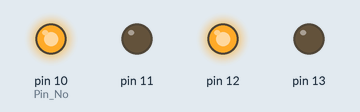
A sketch run on a simulated Arduino Uno, built with avr-gcc and run on an emulated ATmega328P. On the bench: output pins drawn as LEDs (lit = HIGH).

Above: at 1.0 s.
At 3.0 s:
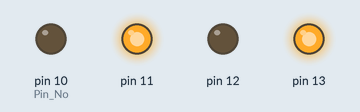
Timing chart, 0 to 5.2 s (numbered marks = the images above):
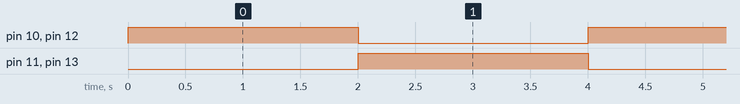

Measured:
- by itself, pin 10 (Pin_No), pin 11–13: alternates HIGH for 2.0 s and LOW for 2.0 s

The sketch:

Motor_Testing.ino
```cpp
/*
** In this program we will check whether left & right motor are going forward. The robot motors will keep on moving.

Pin Connection:
1. Connect wires of pin no: 10,11 to M1-IN socket of Motor driver.
2. Connect wires of pin no: 12,13 to M2-IN socket of Motor driver.
3. Connect the left motor wires to M1-OUT socket.
4. Connect the right motor wires to M2-OUT socket.

Output:
After uploading this program you may get three types of output.
1. Both motors will go forward.
2. One motor will go forward and other backward.
3. Both the motors will go backward

4. If both your motors are moving forward then your program is running properly,
5. If anyone of your motor is going backward then you have to swap
the wires of that motor in the Mx-OUT section of the motor driver.

Eg: Suppose the color of your left motor wires are black & white and after connecting the wires in
M1-OUT socket of motor driver the motor is moving backward then you will swap the wires in M1-OUT socket.
i.e You will place white wire in place of black and black wire in place of white.

*/

void setup(){
pinMode(10,OUTPUT);       //Pin No: 10, 11, 12, 13  are output pins
pinMode(11,OUTPUT);
pinMode(12,OUTPUT);
pinMode(13,OUTPUT);
}

void loop(){
digitalWrite(10,HIGH);     // Forward
digitalWrite(11,LOW);
digitalWrite(12,HIGH);
digitalWrite(13,LOW);
delay(2000);
digitalWrite(11,HIGH);     // Backward
digitalWrite(10,LOW);
digitalWrite(13,HIGH);
digitalWrite(12,LOW);
delay(2000);
}
```
